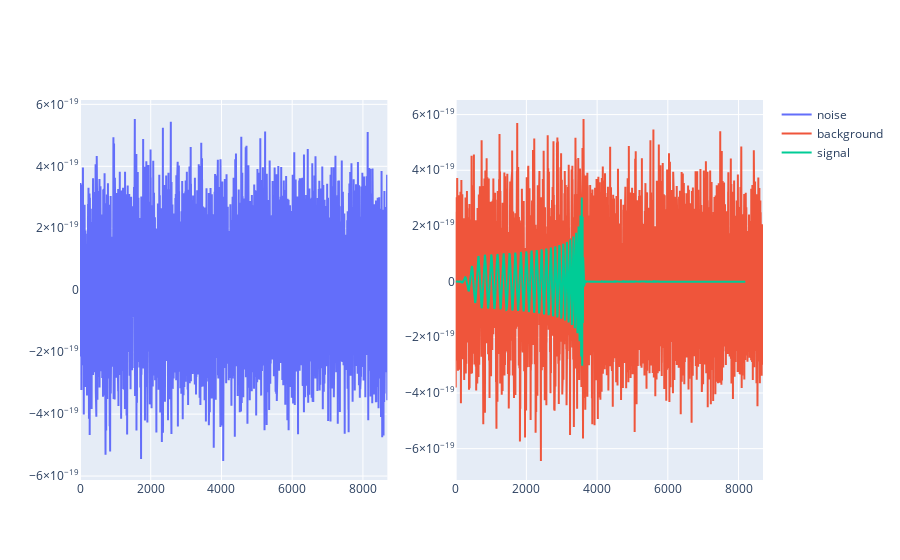

Notebook cell for this chart:
### Markdown cell above
Plot the data (gravitational waves)

### Code cell
# get the index corresponding to the first pure noise time series
background_idx = np.argmin(labels)
# get the index corresponding to the first noise + gravitational wave time series
signal_idx = np.argmax(labels)

ts_noise = noisy_signals[background_idx]
ts_background = noisy_signals[signal_idx]
ts_signal = gw_signals[signal_idx]

fig = make_subplots(rows=1, cols=2)

fig.add_trace(
    go.Scatter(x=list(range(len(ts_noise))), y=ts_noise, mode="lines", name="noise"),
    row=1,
    col=1,
)

fig.add_trace(
    go.Scatter(
        x=list(range(len(ts_background))),
        y=ts_background,
        mode="lines",
        name="background",
    ),
    row=1,
    col=2,
)

fig.add_trace(
    go.Scatter(x=list(range(len(ts_signal))), y=ts_signal, mode="lines", name="signal"),
    row=1,
    col=2,
)
fig.show()

### Figure 1 — Plotly figure (JSON) as saved in the notebook; plotly's stock layout.template omitted (floating-point values rounded to 4 significant figures; data arrays with more than 128 entries replaced by an {"elided": "..."} marker saying what was removed)
{"data": [{"mode": "lines", "name": "noise", "type": "scatter", "x": {"elided": "8692 int values"}, "xaxis": "x", "y": {"elided": "8692 float values"}, "yaxis": "y"}, {"mode": "lines", "name": "background", "type": "scatter", "x": {"elided": "8692 int values"}, "xaxis": "x2", "y": {"elided": "8692 float values"}, "yaxis": "y2"}, {"mode": "lines", "name": "signal", "type": "scatter", "x": {"elided": "8192 int values"}, "xaxis": "x2", "y": {"elided": "8192 float values"}, "yaxis": "y2"}], "layout": {"xaxis": {"anchor": "y", "domain": [0, 0.45]}, "xaxis2": {"anchor": "y2", "domain": [0.55, 1]}, "yaxis": {"anchor": "x", "domain": [0, 1]}, "yaxis2": {"anchor": "x2", "domain": [0, 1]}}}
